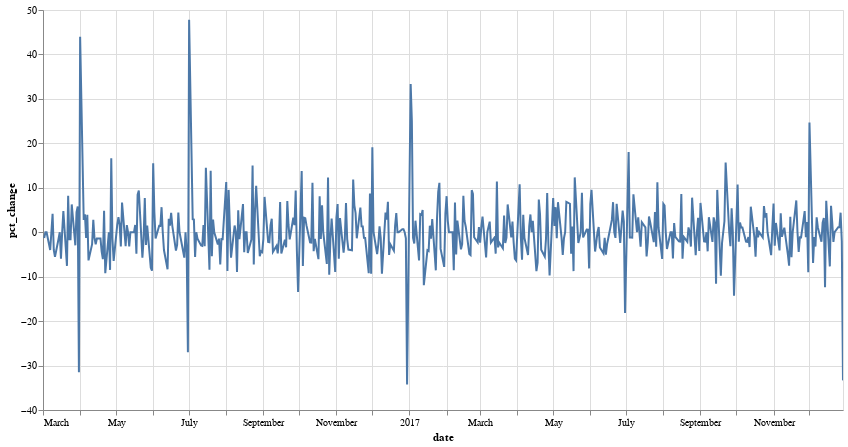

Notebook code cell kept with this figure:
### Code cell
#DAILY PERCENT CHANGE FOR EFF
daily_pct_change = 100 * (eff['value'].pct_change())
daily_pct_change
#Plotting the daily percent change
eff['pct_change'] = daily_pct_change
scales = alt.selection_interval(bind='scales')

alt.Chart(eff).mark_line().encode(
    x='date',
    y='pct_change'
).add_selection(scales).properties(
    width=800,
    height=400
)

### Figure 1 — Vega-Lite specification as saved in the notebook (floating-point values rounded to 4 significant figures; data arrays with more than 128 entries replaced by an {"elided": "..."} marker saying what was removed)
{"config": {"view": {"continuousWidth": 400, "continuousHeight": 300}}, "data": {"name": "data-2becf58f44f14dd3f99b174180142faa"}, "mark": "line", "encoding": {"x": {"type": "temporal", "field": "date"}, "y": {"type": "quantitative", "field": "pct_change"}}, "height": 400, "selection": {"selector005": {"type": "interval", "bind": "scales"}}, "width": 800, "$schema": "https://vega.github.io/schema/vega-lite/v4.8.1.json", "datasets": {"data-2becf58f44f14dd3f99b174180142faa": {"elided": "479 records"}}}
